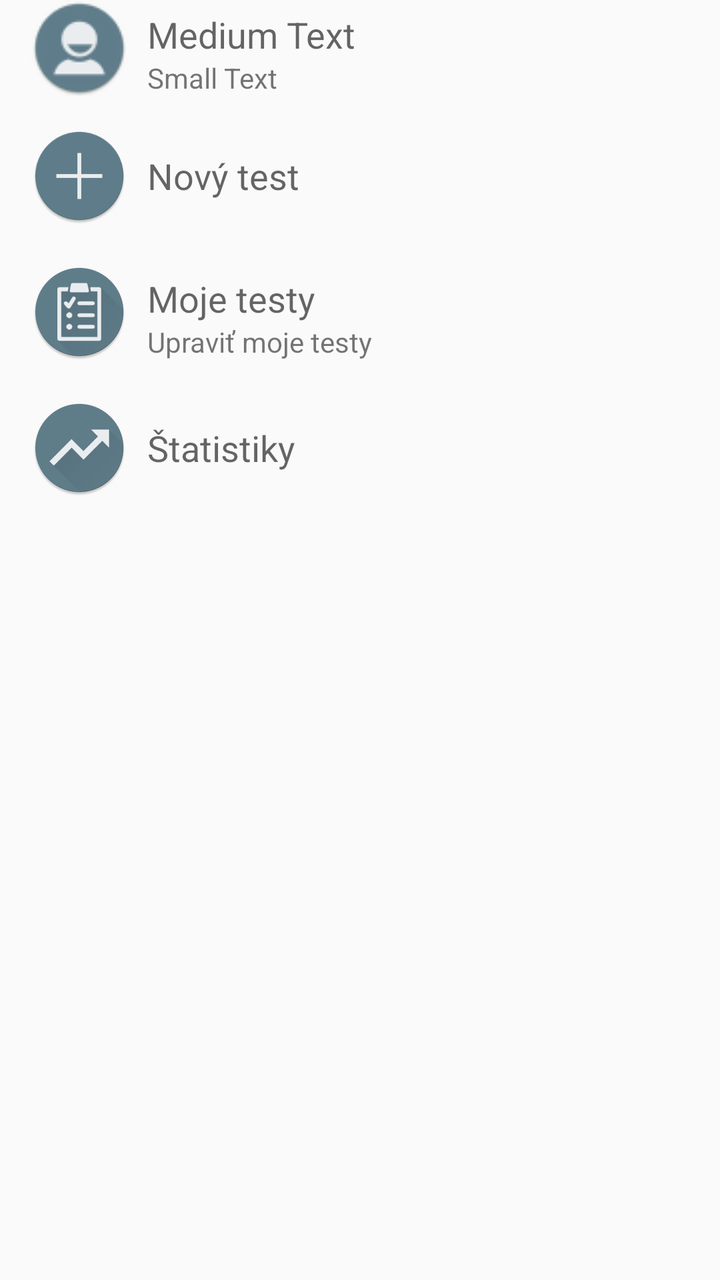
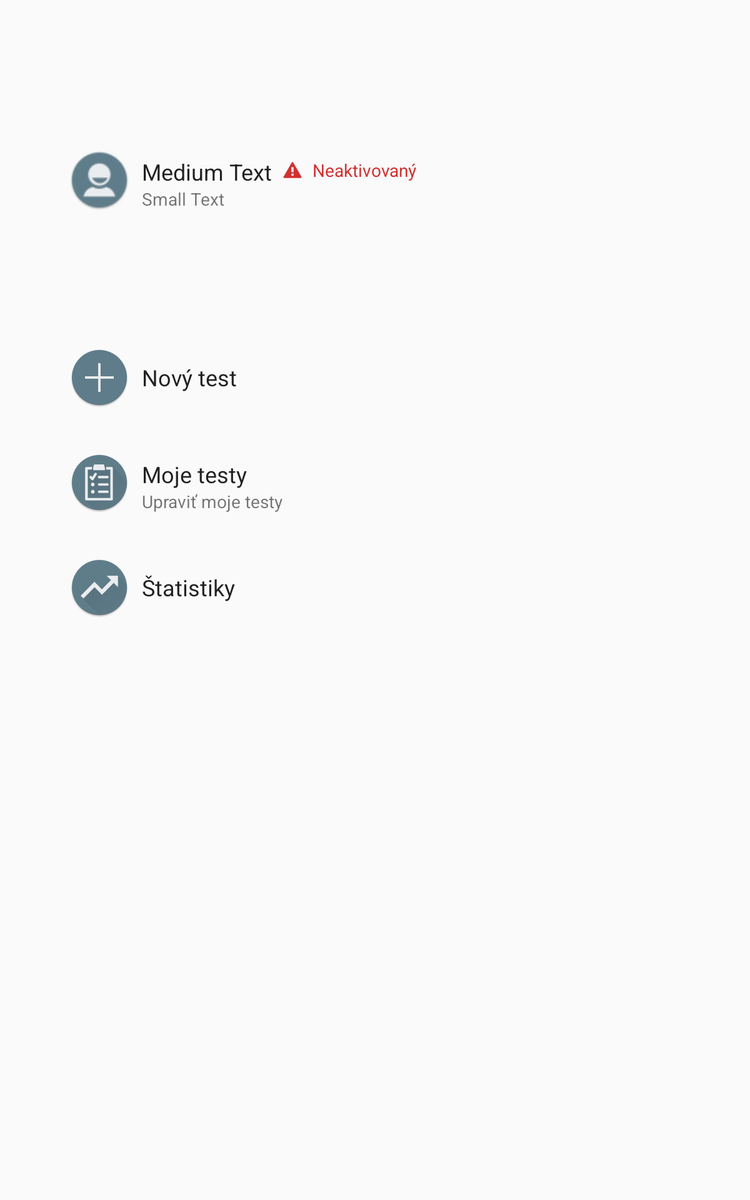

One screen, two layout resources from the same app: the default and the repository's alternative for another configuration. Each is rendered where Android would select it; the XML of both is given below.
<!-- AndroidManifest.xml: application theme AppTheme -->
<!-- res/layout/activity_main.xml -->
<?xml version="1.0" encoding="utf-8"?>
<RelativeLayout xmlns:android="http://schemas.android.com/apk/res/android"
    xmlns:tools="http://schemas.android.com/tools"
    android:layout_width="match_parent"
    android:layout_height="match_parent"
    android:paddingBottom="@dimen/activity_vertical_margin"
    android:paddingLeft="@dimen/activity_horizontal_margin"
    android:paddingRight="@dimen/activity_horizontal_margin"
    android:paddingTop="@dimen/activity_vertical_margin"
    xmlns:custom="http://schemas.android.com/apk/res-auto"
    tools:context="com.bily.samuel.spseinstructor.MainActivity">

    <LinearLayout
        android:orientation="vertical"
        android:layout_width="match_parent"
        android:layout_height="wrap_content"
        android:layout_below="@+id/userLayout"
        android:layout_alignParentLeft="true"
        android:layout_alignParentStart="true"
        android:layout_marginTop="16dp">

        <LinearLayout
            android:orientation="horizontal"
            android:layout_width="match_parent"
            android:layout_height="wrap_content"
            android:layout_gravity="center_horizontal"
            android:id="@+id/newTest"
            android:showDividers="beginning|end"
            android:clickable="true"
            android:background="?attr/selectableItemBackground"
            android:onClick="onAddTestButtonClicked">

            <ImageView
                android:layout_width="wrap_content"
                android:layout_height="wrap_content"
                android:id="@+id/imageView4"
                android:src="@mipmap/ic_add"
                android:layout_marginLeft="16dp" />

            <TextView
                android:layout_width="wrap_content"
                android:layout_height="wrap_content"
                android:textAppearance="?android:attr/textAppearanceMedium"
                android:text="@string/add"
                android:id="@+id/textView8"
                android:layout_gravity="center_vertical"
                android:layout_marginLeft="10dp" />
        </LinearLayout>

        <LinearLayout
            android:orientation="horizontal"
            android:layout_width="match_parent"
            android:layout_height="wrap_content"
            android:layout_gravity="center_horizontal"
            android:layout_marginTop="20dp"
            android:id="@+id/myTests"
            android:showDividers="beginning|end"
            android:clickable="true"
            android:background="?attr/selectableItemBackground">

            <ImageView
                android:layout_width="wrap_content"
                android:layout_height="wrap_content"
                android:id="@+id/imageView5"
                android:layout_marginLeft="16dp"
                android:src="@mipmap/ic_test" />

            <LinearLayout
                android:orientation="vertical"
                android:layout_width="wrap_content"
                android:layout_height="match_parent"
                android:layout_marginLeft="10dp">

                <TextView
                    android:layout_width="wrap_content"
                    android:layout_height="wrap_content"
                    android:textAppearance="?android:attr/textAppearanceMedium"
                    android:text="@string/mytests"
                    android:id="@+id/textView9"
                    android:layout_marginTop="5dp" />

                <TextView
                    android:layout_width="wrap_content"
                    android:layout_height="wrap_content"
                    android:textAppearance="?android:attr/textAppearanceSmall"
                    android:text="Upraviť moje testy"
                    android:id="@+id/textView10" />
            </LinearLayout>

        </LinearLayout>

        <LinearLayout
            android:orientation="horizontal"
            android:layout_width="match_parent"
            android:layout_height="wrap_content"
            android:layout_gravity="center_horizontal"
            android:layout_marginTop="20dp"
            android:id="@+id/stats"
            android:showDividers="beginning|end"
            android:clickable="true"
            android:background="?attr/selectableItemBackground"
            android:onClick="onStatisticsButtonClicked">

            <ImageView
                android:layout_width="wrap_content"
                android:layout_height="wrap_content"
                android:id="@+id/imageView7"
                android:layout_marginLeft="16dp"
                android:src="@mipmap/ic_stat" />

            <TextView
                android:layout_width="wrap_content"
                android:layout_height="wrap_content"
                android:textAppearance="?android:attr/textAppearanceMedium"
                android:text="@string/stats"
                android:id="@+id/textView11"
                android:layout_gravity="center_vertical"
                android:layout_marginLeft="10dp" />
        </LinearLayout>

    </LinearLayout>

    <LinearLayout
        android:orientation="horizontal"
        android:layout_width="match_parent"
        android:layout_height="wrap_content"
        android:layout_gravity="center_horizontal"
        android:id="@+id/userLayout"
        android:clickable="true"
        android:background="?attr/selectableItemBackground"
        android:layout_alignParentTop="true"
        android:layout_alignParentRight="true"
        android:layout_alignParentEnd="true"
        android:onClick="onProfileButtonClicked">

        <ImageView
            android:layout_width="wrap_content"
            android:layout_height="wrap_content"
            android:id="@+id/imageView3"
            android:src="@mipmap/ic_user"
            android:layout_marginLeft="16dp" />

        <LinearLayout
            android:orientation="vertical"
            android:layout_width="wrap_content"
            android:layout_height="match_parent"
            android:layout_marginLeft="10dp">

            <TextView
                android:layout_width="wrap_content"
                android:layout_height="wrap_content"
                android:textAppearance="?android:attr/textAppearanceMedium"
                android:text="Medium Text"
                android:id="@+id/userName"
                android:layout_marginTop="5dp" />

            <TextView
                android:layout_width="wrap_content"
                android:layout_height="wrap_content"
                android:textAppearance="?android:attr/textAppearanceSmall"
                android:text="Small Text"
                android:id="@+id/userEmail" />
        </LinearLayout>
    </LinearLayout>

</RelativeLayout>
<!-- resources referenced by this layout -->
<resources>
  <!-- mipmap ic_add: png bitmap (mipmap-mdpi, 1555 bytes) -->
  <!-- mipmap ic_stat: png bitmap (mipmap-hdpi, 4767 bytes) -->
  <!-- mipmap ic_test: png bitmap (mipmap-hdpi, 5387 bytes) -->
  <!-- mipmap ic_user: png bitmap (mipmap-mdpi, 2010 bytes) -->
  <string name="add">Nový test</string>
  <string name="mytests">Moje testy</string>
  <string name="stats">Štatistiky</string>
  <style name="AppTheme" parent="Theme.AppCompat.Light.DarkActionBar">
          
          <item name="colorPrimary">@color/colorPrimary</item>
          <item name="colorPrimaryDark">@color/colorPrimaryDark</item>
          <item name="colorAccent">@color/colorAccent</item>
      </style>
  <color name="colorPrimary">#455A64</color>
  <color name="colorPrimaryDark">#37474f</color>
  <color name="colorAccent">#78909C</color>
</resources>
<!-- res/layout-large/activity_main.xml (the repository's variant of the layout above) -->
<!-- drawn on a 7-inch tablet held upright -->
<?xml version="1.0" encoding="utf-8"?>
<RelativeLayout xmlns:android="http://schemas.android.com/apk/res/android"
    xmlns:tools="http://schemas.android.com/tools"
    android:layout_width="match_parent"
    android:layout_height="match_parent"
    android:paddingBottom="@dimen/activity_vertical_margin"
    android:paddingLeft="@dimen/activity_horizontal_margin"
    android:paddingRight="@dimen/activity_horizontal_margin"
    android:paddingTop="@dimen/activity_vertical_margin"
    xmlns:custom="http://schemas.android.com/apk/res-auto"
    tools:context="com.bily.samuel.spseinstructor.MainActivity">

    <LinearLayout
        android:orientation="vertical"
        android:layout_width="match_parent"
        android:layout_height="wrap_content"
        android:layout_below="@+id/userLayout"
        android:layout_alignParentLeft="true"
        android:layout_alignParentStart="true"
        android:layout_marginTop="110dp"
        android:id="@+id/linearLayout5">

        <LinearLayout
            android:orientation="horizontal"
            android:layout_width="match_parent"
            android:layout_height="wrap_content"
            android:layout_gravity="center_horizontal"
            android:id="@+id/newTest"
            android:showDividers="beginning|end"
            android:clickable="true"
            android:background="?attr/selectableItemBackground"
            android:onClick="onLayoutListener"
            android:layout_marginLeft="24dp"
            android:layout_marginRight="24dp"
            android:layout_marginBottom="16dp">

            <ImageView
                android:layout_width="wrap_content"
                android:layout_height="wrap_content"
                android:id="@+id/imageView4"
                android:src="@mipmap/ic_add"
                android:layout_marginLeft="32dp" />

            <TextView
                android:layout_width="wrap_content"
                android:layout_height="wrap_content"
                android:textAppearance="?android:attr/textAppearanceMedium"
                android:text="@string/add"
                android:id="@+id/textView8"
                android:layout_gravity="center_vertical"
                android:layout_marginLeft="10dp"
                android:textColor="@color/material_grey_900" />
        </LinearLayout>

        <LinearLayout
            android:orientation="horizontal"
            android:layout_width="match_parent"
            android:layout_height="wrap_content"
            android:layout_gravity="center_horizontal"
            android:layout_marginTop="20dp"
            android:id="@+id/myTests"
            android:showDividers="beginning|end"
            android:clickable="true"
            android:background="?attr/selectableItemBackground"
            android:onClick="onLayoutListener"
            android:layout_marginLeft="24dp"
            android:layout_marginRight="24dp"
            android:layout_marginBottom="16dp">

            <ImageView
                android:layout_width="wrap_content"
                android:layout_height="wrap_content"
                android:id="@+id/imageView5"
                android:layout_marginLeft="32dp"
                android:src="@mipmap/ic_test" />

            <LinearLayout
                android:orientation="vertical"
                android:layout_width="wrap_content"
                android:layout_height="match_parent"
                android:layout_marginLeft="10dp">

                <TextView
                    android:layout_width="wrap_content"
                    android:layout_height="wrap_content"
                    android:textAppearance="?android:attr/textAppearanceMedium"
                    android:text="@string/mytests"
                    android:id="@+id/textView9"
                    android:layout_marginTop="5dp"
                    android:textColor="@color/material_grey_900" />

                <TextView
                    android:layout_width="wrap_content"
                    android:layout_height="wrap_content"
                    android:textAppearance="?android:attr/textAppearanceSmall"
                    android:text="Upraviť moje testy"
                    android:id="@+id/textView10" />
            </LinearLayout>

        </LinearLayout>

        <LinearLayout
            android:orientation="horizontal"
            android:layout_width="match_parent"
            android:layout_height="wrap_content"
            android:layout_gravity="center_horizontal"
            android:layout_marginTop="20dp"
            android:id="@+id/stats"
            android:showDividers="beginning|end"
            android:clickable="true"
            android:background="?attr/selectableItemBackground"
            android:onClick="onLayoutListener"
            android:layout_marginLeft="24dp"
            android:layout_marginRight="24dp">

            <ImageView
                android:layout_width="wrap_content"
                android:layout_height="wrap_content"
                android:id="@+id/imageView7"
                android:layout_marginLeft="32dp"
                android:src="@mipmap/ic_stat" />

            <TextView
                android:layout_width="wrap_content"
                android:layout_height="wrap_content"
                android:textAppearance="?android:attr/textAppearanceMedium"
                android:text="@string/stats"
                android:id="@+id/textView11"
                android:layout_gravity="center_vertical"
                android:layout_marginLeft="10dp"
                android:textColor="@color/material_grey_900" />
        </LinearLayout>

    </LinearLayout>

    <LinearLayout
        android:orientation="horizontal"
        android:layout_width="match_parent"
        android:layout_height="wrap_content"
        android:layout_gravity="center_horizontal"
        android:id="@+id/userLayout"
        android:clickable="true"
        android:background="?attr/selectableItemBackground"
        android:layout_alignParentTop="true"
        android:layout_alignParentRight="true"
        android:layout_alignParentEnd="true"
        android:onClick="onLayoutListener"
        android:layout_marginTop="120dp"
        android:layout_marginLeft="24dp"
        android:layout_marginRight="24dp">

        <ImageView
            android:layout_width="wrap_content"
            android:layout_height="wrap_content"
            android:id="@+id/imageView3"
            android:src="@mipmap/ic_user"
            android:layout_marginLeft="32dp" />

        <LinearLayout
            android:orientation="vertical"
            android:layout_width="wrap_content"
            android:layout_height="match_parent"
            android:layout_marginLeft="10dp">

            <TextView
                android:layout_width="wrap_content"
                android:layout_height="wrap_content"
                android:textAppearance="?android:attr/textAppearanceMedium"
                android:text="Medium Text"
                android:id="@+id/userName"
                android:layout_marginTop="5dp"
                android:textColor="@color/material_grey_900" />

            <TextView
                android:layout_width="wrap_content"
                android:layout_height="wrap_content"
                android:textAppearance="?android:attr/textAppearanceSmall"
                android:text="Small Text"
                android:id="@+id/userEmail" />
        </LinearLayout>

        <LinearLayout
            android:orientation="horizontal"
            android:layout_width="wrap_content"
            android:layout_height="match_parent"
            android:visibility="gone">

            <ImageView
                android:layout_width="wrap_content"
                android:layout_height="wrap_content"
                android:id="@+id/imageView"
                android:src="@mipmap/ic_no_access"
                android:layout_marginBottom="16dp" />

            <TextView
                android:layout_width="wrap_content"
                android:layout_height="wrap_content"
                android:textAppearance="?android:attr/textAppearanceSmall"
                android:text="Small Text"
                android:id="@+id/textView15" />

        </LinearLayout>

        <GridLayout
            android:id="@+id/noActivatedLayout"
            android:layout_width="match_parent"
            android:layout_height="wrap_content">

            <ImageView
                android:layout_width="32dp"
                android:layout_height="32dp"
                android:id="@+id/imageView2"
                android:layout_row="0"
                android:layout_column="0"
                android:src="@mipmap/ic_no_access" />

            <TextView
                android:layout_width="wrap_content"
                android:layout_height="wrap_content"
                android:textAppearance="?android:attr/textAppearanceSmall"
                android:text="Neaktivovaný"
                android:id="@+id/textView16"
                android:layout_row="0"
                android:layout_column="1"
                android:layout_gravity="center_vertical"
                android:textColor="#d32f2f" />
        </GridLayout>

    </LinearLayout>

</RelativeLayout>
<!-- resources referenced by the variant -->
<!-- as a 7-inch tablet held upright resolves them -->
<resources>
  <!-- mipmap ic_add: png bitmap (mipmap-mdpi, 1555 bytes) -->
  <!-- mipmap ic_no_access: png bitmap (mipmap-hdpi, 620 bytes) -->
  <!-- mipmap ic_stat: png bitmap (mipmap-hdpi, 4767 bytes) -->
  <!-- mipmap ic_test: png bitmap (mipmap-hdpi, 5387 bytes) -->
  <!-- mipmap ic_user: png bitmap (mipmap-mdpi, 2010 bytes) -->
  <string name="add">Nový test</string>
  <string name="mytests">Moje testy</string>
  <string name="stats">Štatistiky</string>
  <style name="AppTheme" parent="Theme.AppCompat.Light.DarkActionBar">
          
          <item name="colorPrimary">@color/colorPrimary</item>
          <item name="colorPrimaryDark">@color/colorPrimaryDark</item>
          <item name="colorAccent">@color/colorAccent</item>
      </style>
  <color name="colorPrimary">#455A64</color>
  <color name="colorPrimaryDark">#37474f</color>
  <color name="colorAccent">#78909C</color>
</resources>
